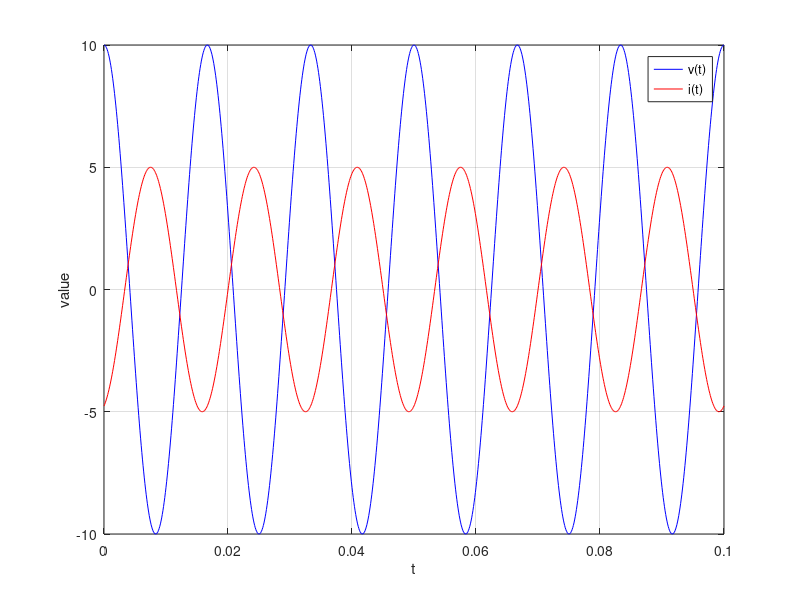

Write the MATLAB code that produced this figure.
t = 0:0.0001:0.1; 
v = 10 * cos(377 * t);
i = 5 * cos(377 * t + 60);
plot(t, v, 'b', t, i, 'r');
xlabel('t');
ylabel('value');
legend('v(t)', 'i(t)');
grid on;